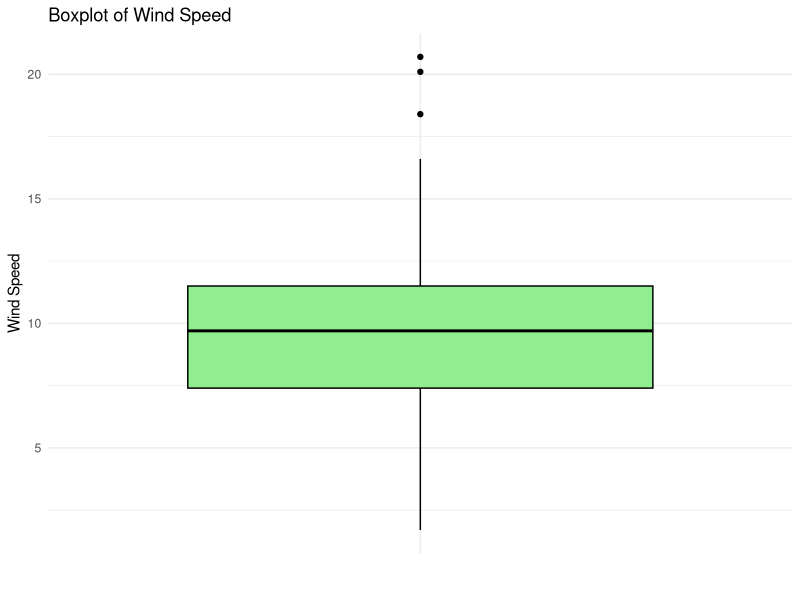
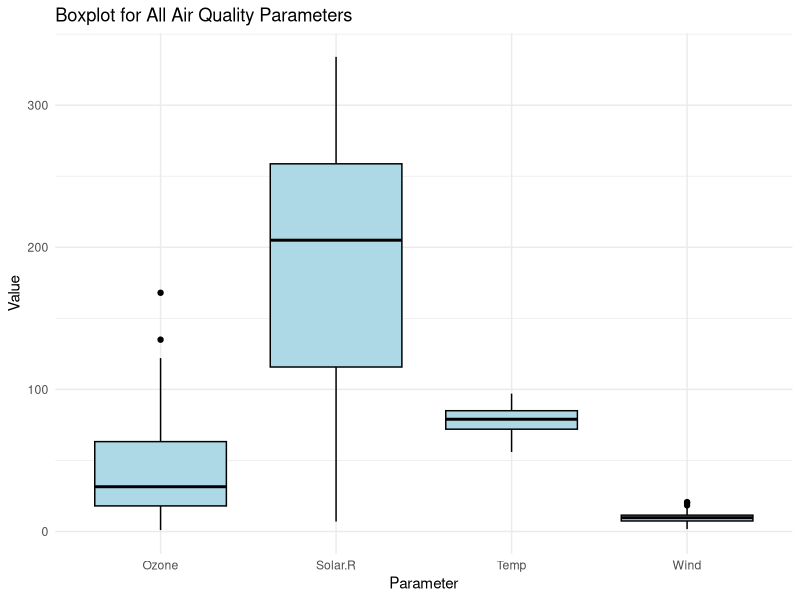

R code for these plots, in order:
# Load necessary library
library(ggplot2)

# Boxplot for average wind speed
ggplot(airquality, aes(x = "", y = Wind)) +  # x set to empty string to avoid grouping
  geom_boxplot(fill = "lightgreen", color = "black") +
  labs(title = "Boxplot of Wind Speed", y = "Wind Speed", x = "") +
  theme_minimal()
# Load   libraries
library(ggplot2)
library(tidyr)

# Reshape the data to long format
airquality_long <- airquality %>%
  pivot_longer(cols = c(Ozone, Solar.R, Wind, Temp), names_to = "Parameter", values_to = "Value")

# Boxplot for all air quality parameters
ggplot(airquality_long, aes(x = Parameter, y = Value)) +
  geom_boxplot(fill = "lightblue", color = "black") +
  labs(title = "Boxplot for All Air Quality Parameters", x = "Parameter", y = "Value") +
  theme_minimal()
